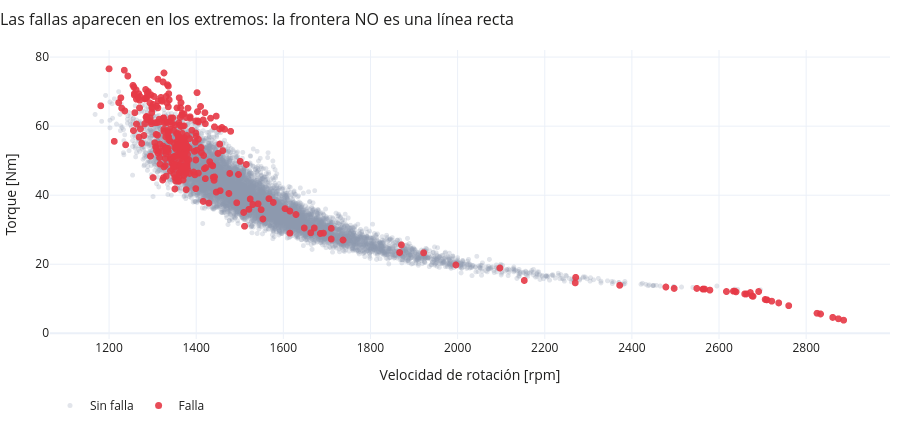

This figure's notebook cell:
### Markdown cell above
## 4.2 ¿Dónde aparecen las fallas?

> 🎬 **Escena 5 · De los sensores a los datos** — **Momento 3 · ¿Dónde aparecen las fallas?**
>
> Este es también el **Momento 3 de la Escena 2**: las fallas son combinaciones que ninguna línea recta separa.

Las fallas (rojo) se concentran en los **extremos**: velocidad baja con torque alto, velocidad alta con torque muy bajo. No hay una línea recta que las separe del resto: por eso un modelo lineal se queda corto.

### Code cell
FrontendRedNeuronal.figura_dispersion(df, "velocidad_rpm", "torque_Nm")

### Figure 1 — Plotly figure (JSON) as saved in the notebook; plotly's stock layout.template omitted (floating-point values rounded to 4 significant figures; data arrays with more than 128 entries replaced by an {"elided": "..."} marker saying what was removed)
{"data": [{"marker": {"color": "#8d99ae", "opacity": 0.25, "size": 5}, "mode": "markers", "name": "Sin falla", "type": "scattergl", "x": {"elided": "9661 int values"}, "y": {"elided": "9661 float values"}}, {"marker": {"color": "#e63946", "opacity": 0.9, "size": 7}, "mode": "markers", "name": "Falla", "type": "scattergl", "x": {"elided": "339 int values"}, "y": {"elided": "339 float values"}}], "layout": {"font": {"color": "#1f1f1e"}, "height": 430, "legend": {"orientation": "h", "y": -0.18}, "margin": {"b": 10, "l": 10, "r": 10, "t": 50}, "title": {"font": {"size": 16}, "text": "Las fallas aparecen en los extremos: la frontera NO es una línea recta", "x": 0}, "xaxis": {"title": {"text": "Velocidad de rotación [rpm]"}}, "yaxis": {"title": {"text": "Torque [Nm]"}}}}
